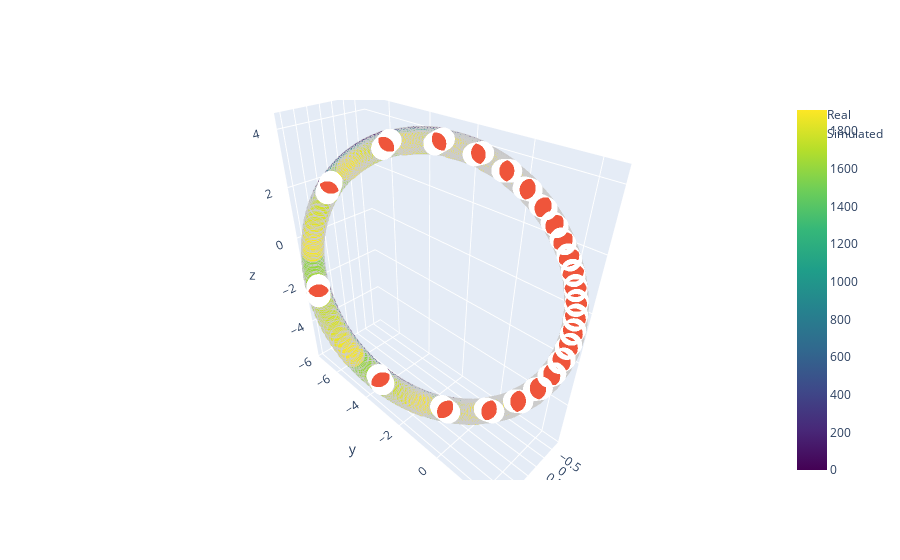

Notebook source saved alongside this figure:
### Code cell
# Зависимость скорости и симулированной скорости от времени

x,y,z = satTrain.loc[:, 'Vx'].values, satTrain.loc[:, 'Vy'].values, satTrain.loc[:, 'Vz'].values
xSim,ySim,zSim = satTrain.loc[:, 'Vx_sim'].values, satTrain.loc[:, 'Vy_sim'].values, satTrain.loc[:, 'Vz_sim'].values

xTestSim, yTestSim, zTestSim = satTest.loc[:, 'Vx_sim'].values, satTest.loc[:, 'Vy_sim'].values, satTest.loc[:, 'Vz_sim'].values
fig1 = go.Scatter3d(x=x, 
                    y=y, 
                    z=z, 
                    mode='markers', 
                    marker=dict(
                        #color='rgb(127, 127, 127)',
                        color = np.arange(satTrain.shape[0]),
                        colorscale = 'Viridis',
                        showscale = True,
                        size=8, 
                        symbol='circle', 
                        line=dict(
                            color='rgb(204, 204, 204)',
                            width=0.5),
                        opacity=0.9),
                   name = 'Real')
fig2 = go.Scatter3d(x=xSim, 
                    y=ySim, 
                    z=zSim, 
                    mode = 'markers', 
                    marker=dict(
                        size=8,
                        line=dict(
                            color='rgba(217, 217, 217, 0.14)',
                            width=0.5
                        ),
                    opacity=0.8),
                    name = 'Simulated')

fig3 = go.Scatter3d(x=xTestSim, 
                    y=yTestSim, 
                    z=zTestSim, 
                    mode = 'markers', 
                    marker=dict(
                        size=8,
                        line=dict(
                            color='rgba(255, 87, 123, 0.05)',
                            width=0.5
                        ),
                    opacity=0.8),
                    name = 'SimulatedTest')
fig = go.Figure(data = [fig1, fig2, fig3])
fig.show()

### Figure 1 — Plotly figure (JSON) as saved in the notebook; plotly's stock layout.template omitted (floating-point values rounded to 4 significant figures; data arrays with more than 128 entries replaced by an {"elided": "..."} marker saying what was removed)
{"data": [{"marker": {"color": {"elided": "1913 int values"}, "colorscale": [[0, "#440154"], [0.1111, "#482878"], [0.2222, "#3e4989"], [0.3333, "#31688e"], [0.4444, "#26828e"], [0.5556, "#1f9e89"], [0.6667, "#35b779"], [0.7778, "#6ece58"], [0.8889, "#b5de2b"], [1, "#fde725"]], "line": {"color": "rgb(204, 204, 204)", "width": 0.5}, "opacity": 0.9, "showscale": true, "size": 8, "symbol": "circle"}, "mode": "markers", "name": "Real", "type": "scatter3d", "x": {"elided": "1913 float values"}, "y": {"elided": "1913 float values"}, "z": {"elided": "1913 float values"}}, {"marker": {"line": {"color": "rgba(217, 217, 217, 0.14)", "width": 0.5}, "opacity": 0.8, "size": 8}, "mode": "markers", "name": "Simulated", "type": "scatter3d", "x": {"elided": "1913 float values"}, "y": {"elided": "1913 float values"}, "z": {"elided": "1913 float values"}}, {"marker": {"line": {"color": "rgba(255, 87, 123, 0.05)", "width": 0.5}, "opacity": 0.8, "size": 8}, "mode": "markers", "name": "SimulatedTest", "type": "scatter3d", "x": [], "y": [], "z": []}], "layout": {}}
